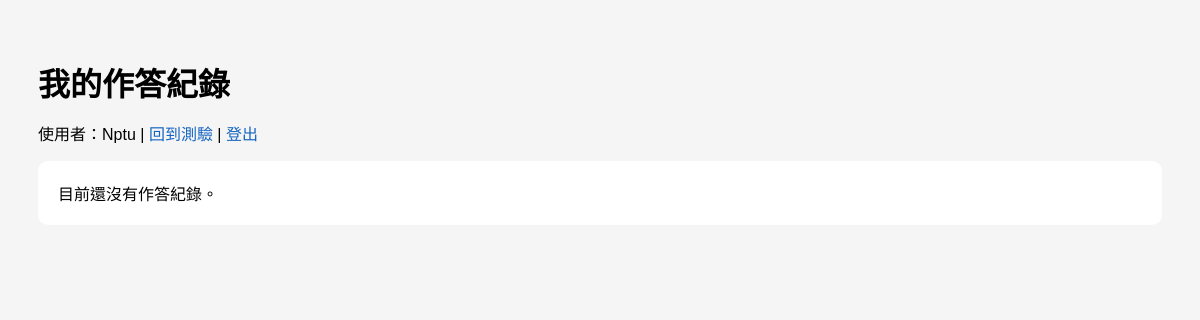
/history/ (signed in), run on an earlier commit of the app's database.
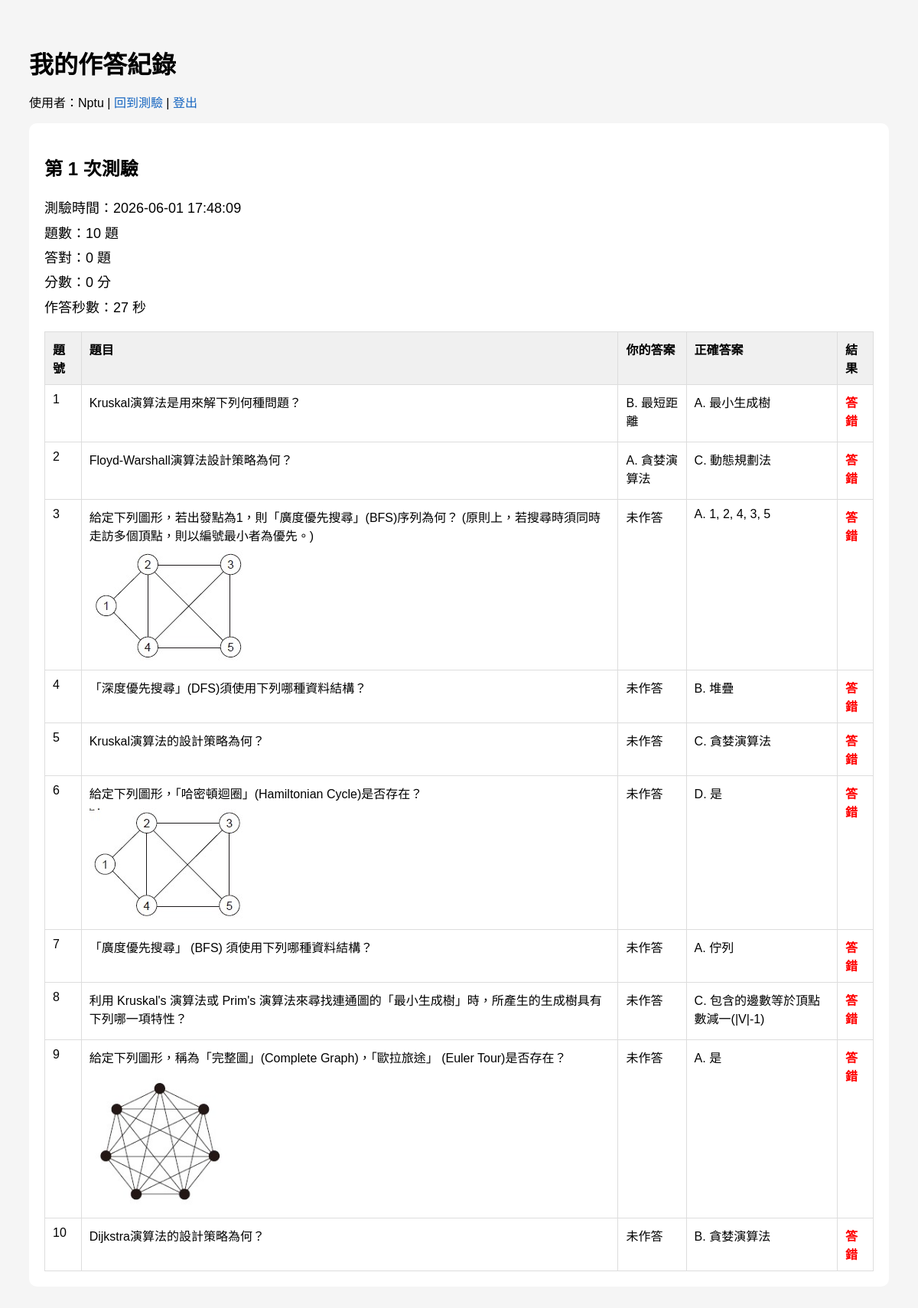
And on a later commit of the database.
### quiz/models.py (models this page shows, shortened)
class QuizAttempt(models.Model):
    user = models.ForeignKey(
        settings.AUTH_USER_MODEL,
        verbose_name="使用者",
        related_name="quiz_attempts",
        on_delete=models.CASCADE,
    )
    user_attempt_number = models.PositiveIntegerField("使用者測驗編號", default=1) # 同一使用者的測驗紀錄會根據這個編號區分不同的測驗次數
    question_count = models.PositiveIntegerField("測驗題數", default=0)
    score = models.PositiveIntegerField("分數", default=0)
    correct_count = models.PositiveIntegerField("答對題數", default=0) # 根據答對題數計算
    started_at = models.DateTimeField("開始時間")
    finished_at = models.DateTimeField("完成時間", null=True, blank=True)
    duration_seconds = models.PositiveIntegerField("作答秒數", default=0)
    class Meta:
        ordering = ["-started_at"]

class QuizAnswer(models.Model):
    attempt = models.ForeignKey(
        QuizAttempt,
        verbose_name="測驗紀錄", #
        related_name="answers",
        on_delete=models.CASCADE, #
    )
    question = models.ForeignKey(
        Question,
        verbose_name="題目",
        on_delete=models.CASCADE,
    )
    display_number = models.PositiveIntegerField("題號")
    option_order = models.CharField("選項原始順序", max_length=20)
    user_answer = models.CharField("使用者答案", max_length=1, blank=True)
    user_display_answer = models.CharField("畫面顯示答案", max_length=1, blank=True)
    user_answer_text = models.CharField("使用者答案內容", max_length=255, blank=True)
    correct_answer = models.CharField("正確答案", max_length=1)
    correct_display_answer = models.CharField("畫面顯示正確答案", max_length=1)
    correct_answer_text = models.CharField("正確答案內容", max_length=255, blank=True)
    is_correct = models.BooleanField("是否答對", default=False)
    class Meta:
        ordering = ["display_number"]
    def get_option_text(self, key):
        option_map = {
                "A": self.question.option_a_text,
                "B": self.question.option_b_text,
                "C": self.question.option_c_text,
                "D": self.question.option_d_text,
        }
        return option_map.get(key, "")
    def get_option_image(self, key):
        option_map = {
            "A": self.question.option_a_image,
            "B": self.question.option_b_image,
            "C": self.question.option_c_image,
            "D": self.question.option_d_image,
        }
        return option_map.get(key)
    def get_user_answer_text(self):
        if self.user_answer_text:
            return self.user_answer_text
        return self.get_option_text(self.user_answer)
    def get_correct_answer_text(self):
        if self.correct_answer_text:
            return self.correct_answer_text
        return self.get_option_text(self.correct_answer)
    def get_user_answer_image(self):
        return self.get_option_image(self.user_answer)
    def get_correct_answer_image(self):
        return self.get_option_image(self.correct_answer)

class Question(models.Model):
    DIFFICULTY_CHOICES = [
        ("easy", "易"),
        ("medium", "中"),
        ("hard", "難"),
    ]
    question_text = models.CharField("題目文字", max_length=255, blank=True)
    question_image = models.ImageField("題目圖片", upload_to="questions/", blank=True, null=True)
    option_a_text = models.CharField("A 選項文字", max_length=100, blank=True)
    option_a_image = models.ImageField("A 選項圖片", upload_to="options/", blank=True, null=True)
    option_b_text = models.CharField("B 選項文字", max_length=100, blank=True)
    option_b_image = models.ImageField("B 選項圖片", upload_to="options/", blank=True, null=True)
    option_c_text = models.CharField("C 選項文字", max_length=100, blank=True)
    option_c_image = models.ImageField("C 選項圖片", upload_to="options/", blank=True, null=True)
    option_d_text = models.CharField("D 選項文字", max_length=100, blank=True)
    option_d_image = models.ImageField("D 選項圖片", upload_to="options/", blank=True, null=True)
    answer = models.CharField(
        "正確答案",
        max_length=1,
        choices=[("A", "A"), ("B", "B"), ("C", "C"), ("D", "D")], # 正確答案只能是 A、B、C 或 D
    )
    difficulty = models.CharField(
        "難易度",
        max_length=10,
        choices=DIFFICULTY_CHOICES,  # 難易度只能是 easy、medium 或 hard
        default="medium",            # 預設難易度為中等
    )

### quiz/views.py (the view)
# urls.py: path("history/", views.history, name="history"),
@login_required
def history(request):
    attempts = (
        QuizAttempt.objects
        .filter(user=request.user)
        .prefetch_related("answers", "answers__question")
        .order_by("-started_at")
    )
    return render(request, "history.html", {
        "attempts": attempts,
    })

### quiz/templates/history.html (shortened to what this page needs)
<!DOCTYPE html>
<html lang="zh-Hant">
<head>
</head>
<body>
<h1>我的作答紀錄</h1>
<p>
    使用者：{{ request.user.username }} |
    <a href="{% url 'home' %}">回到測驗</a> |
    <a href="{% url 'logout' %}">登出</a>
</p>
{% if not attempts %}
    <div class="empty">
        目前還沒有作答紀錄。
    </div>
{% endif %}
{% for attempt in attempts %}
    <div class="attempt">
        <h2>第 {{ attempt.user_attempt_number }} 次測驗</h2>
        <div class="summary">
            測驗時間：{{ attempt.started_at|date:"Y-m-d H:i:s" }}<br>
            題數：{{ attempt.question_count }} 題<br>
            答對：{{ attempt.correct_count }} 題<br>
            分數：{{ attempt.score }} 分<br>
            作答秒數：{{ attempt.duration_seconds }} 秒
        </div>
        <table>
            <thead>
                <tr>
                    <th>題號</th>
                    <th>題目</th>
                    <th>你的答案</th>
                    <th>正確答案</th>
                    <th>結果</th>
                </tr>
            </thead>
            <tbody>
                {% for answer in attempt.answers.all %}
                    <tr>
                        <td>{{ answer.display_number }}</td>
                        <td>
                            <div>{{ answer.question.question_text }}</div>
                            {% if answer.question.question_image %}
                                <img src="{{ answer.question.question_image.url }}" alt="題目圖片">
                            {% endif %}
                        </td>
                        <td>
                            {% if answer.user_display_answer %}
                                <div class="answer-text">
                                    {{ answer.user_display_answer }}.
                                    {{ answer.get_user_answer_text }}
                                </div>
                            {% else %}
                                未作答
                            {% endif %}
                        </td>
                        <td>
                            <div class="answer-text">
                                {{ answer.correct_display_answer }}.
                                {{ answer.get_correct_answer_text }}
                            </div>
                        </td>
                        <td>
                            {% if answer.is_correct %}
                                <span class="correct">答對</span>
                            {% else %}
                                <span class="wrong">答錯</span>
                            {% endif %}
                        </td>
                    </tr>
                {% endfor %}
            </tbody>
        </table>
    </div>
{% endfor %}
</body>
</html>

### quiz/templates/history.html (style rules this page uses)
body { font-family: Arial, "Microsoft JhengHei", sans-serif; padding: 30px; background: #f5f5f5; }
h1 { margin-bottom: 10px; }
a { color: #1565c0; text-decoration: none; }
.attempt { background: white; padding: 20px; margin-bottom: 20px; border-radius: 10px; }
.summary { font-size: 18px; margin-bottom: 15px; line-height: 1.8; }
table { width: 100%; border-collapse: collapse; background: white; }
th, td { border: 1px solid #ddd; padding: 10px; text-align: left; vertical-align: top; }
th { background: #f0f0f0; }
img { max-width: 220px; max-height: 180px; margin-top: 8px; display: block; }
.wrong { color: red; font-weight: bold; }
.answer-text { margin-bottom: 6px; }

What changed in the data, as far as the page shows it:
added QuizAttempt: user_attempt_number "1", started_at "2026-06-01 17:48:09", question_count "10", correct_count "0", score "0", duration_seconds "27"
added QuizAnswer: display_number "1", question.question_text "Kruskal演算法是用來解下列何種問題？", user_display_answer "B", get_user_answer_text "最短距離", correct_display_answer "A", get_correct_answer_text "最小生成樹", is_correct "答錯"
added QuizAnswer: display_number "2", question.question_text "Floyd-Warshall演算法設計策略為何？", user_display_answer "A", get_user_answer_text "貪婪演算法", correct_display_answer "C", get_correct_answer_text "動態規劃法", is_correct "答錯"
added QuizAnswer: display_number "3", question.question_text "給定下列圖形，若出發點為1，則「廣度優先搜尋」(BFS)序列為何？ (原則上，若搜尋時須同時走訪多個頂點，則以編號最小者為優先。)", question.question_image (picture), user_display_answer "未作答", correct_display_answer "A", get_correct_answer_text "1, 2, 4, 3, 5", is_correct "答錯"
added QuizAnswer: display_number "4", question.question_text "「深度優先搜尋」(DFS)須使用下列哪種資料結構？", user_display_answer "未作答", correct_display_answer "B", get_correct_answer_text "堆疊", is_correct "答錯"
added QuizAnswer: display_number "5", question.question_text "Kruskal演算法的設計策略為何？", user_display_answer "未作答", correct_display_answer "C", get_correct_answer_text "貪婪演算法", is_correct "答錯"
added QuizAnswer: display_number "6", question.question_text "給定下列圖形，「哈密頓迴圈」(Hamiltonian Cycle)是否存在？", question.question_image (picture), user_display_answer "未作答", correct_display_answer "D", get_correct_answer_text "是", is_correct "答錯"
added QuizAnswer: display_number "7", question.question_text "「廣度優先搜尋」 (BFS) 須使用下列哪種資料結構？", user_display_answer "未作答", correct_display_answer "A", get_correct_answer_text "佇列", is_correct "答錯"
added QuizAnswer: display_number "8", question.question_text "利用 Kruskal's 演算法或 Prim's 演算法來尋找連通圖的「最小生成樹」時，所產生的生成樹具有下列哪一項特性？", user_display_answer "未作答", correct_display_answer "C", get_correct_answer_text "包含的邊數等於頂點數減一(|V|-1)", is_correct "答錯"
added QuizAnswer: display_number "9", question.question_text "給定下列圖形，稱為「完整圖」(Complete Graph)，「歐拉旅途」 (Euler Tour)是否存在？", question.question_image (picture), user_display_answer "未作答", correct_display_answer "A", get_correct_answer_text "是", is_correct "答錯"
added QuizAnswer: display_number "10", question.question_text "Dijkstra演算法的設計策略為何？", user_display_answer "未作答", correct_display_answer "B", get_correct_answer_text "貪婪演算法", is_correct "答錯"
Also different on the page:
text no longer shown: "目前還沒有作答紀錄。"
